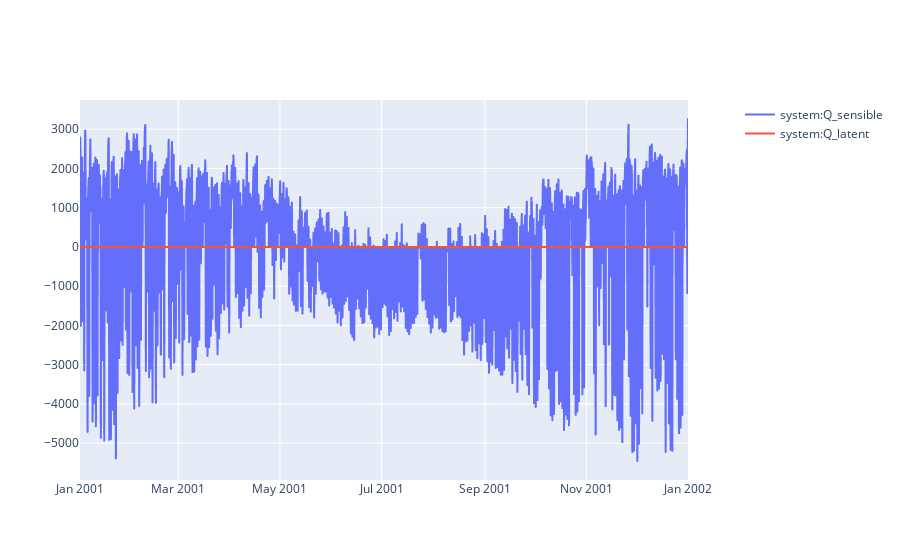

Notebook source saved alongside this figure:
### Code cell
variables = [pro.component("system").variable("Q_sensible"),
             pro.component("system").variable("Q_latent")
             ] 
sim.plot(pro.dates(),variables)

### Figure 1 — Plotly figure (JSON) as saved in the notebook; plotly's stock layout.template omitted (floating-point values rounded to 4 significant figures; data arrays with more than 128 entries replaced by an {"elided": "..."} marker saying what was removed)
{"data": [{"hovertemplate": "date=%{x}<br>system:Q_sensible=%{y}<extra></extra>", "legendgroup": "", "line": {"dash": "solid"}, "marker": {"symbol": "circle"}, "mode": "lines", "name": "system:Q_sensible", "showlegend": true, "type": "scattergl", "x": {"elided": "8760 str values"}, "xaxis": "x", "y": {"elided": "8760 float values"}, "yaxis": "y"}, {"hovertemplate": "date=%{x}<br>system:Q_latent=%{y}<extra></extra>", "legendgroup": "", "line": {"dash": "solid"}, "marker": {"symbol": "circle"}, "mode": "lines", "name": "system:Q_latent", "showlegend": true, "type": "scattergl", "x": {"elided": "8760 str values"}, "xaxis": "x", "y": {"elided": "8760 int values"}, "yaxis": "y"}], "layout": {"xaxis": {"anchor": "y", "domain": [0, 0.94]}, "yaxis": {"anchor": "x", "domain": [0, 1]}, "yaxis2": {"anchor": "x", "overlaying": "y", "side": "right"}}}
